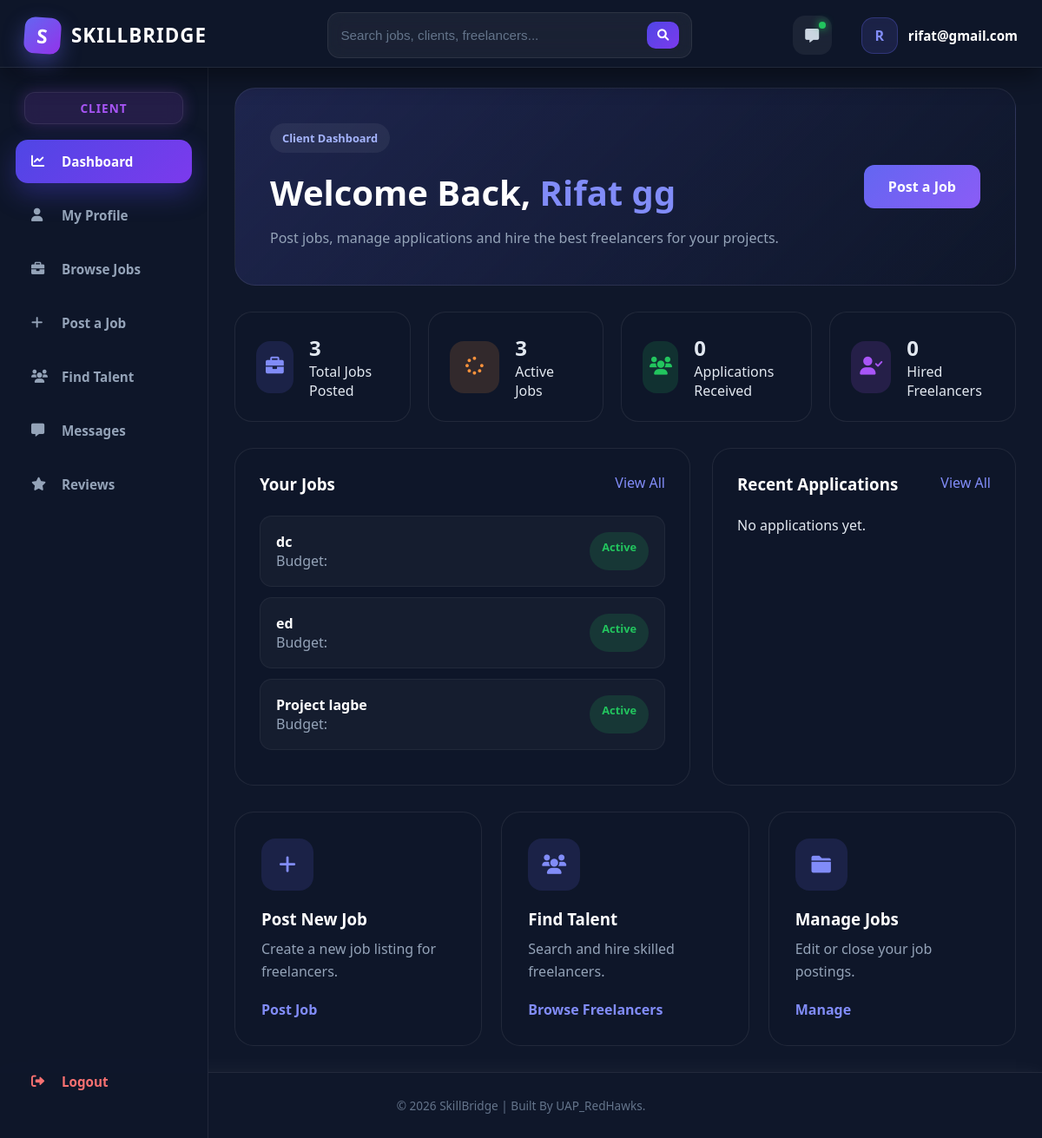
The app's page /users/client-dashboard/ (signed in) with its own data.
### users/models.py (models this page shows, shortened)
class ClientProfile(models.Model):
    user = models.ForeignKey(User, on_delete=models.CASCADE)
    name = models.CharField(max_length=200)
    email = models.EmailField(unique=True)
    phone = models.CharField(max_length=20)
    address = models.TextField()
    companyname = models.CharField(max_length=200, blank=True)
    companydescription = models.TextField(blank=True)
    website = models.URLField(blank=True)
    profileimage = models.ImageField(upload_to='profiles/', blank=True, null=True)
    nidnumber = models.CharField(max_length=50)
    createdat = models.DateTimeField(auto_now_add=True)

### jobs/models.py (models this page shows, shortened)
class Job(models.Model):
    EXPERIENCE_LEVEL_CHOICES = (
        ('entry', 'Entry Level'),
        ('intermediate', 'Intermediate'),
        ('expert', 'Expert'),
    )
    JOB_TYPE_CHOICES = (
        ('full_time', 'Full Time'),
        ('part_time', 'Part Time'),
        ('remote', 'Remote'),
        ('contract', 'Contract'),
    )
    client = models.ForeignKey(
        User,
        on_delete=models.CASCADE,
        related_name='posted_jobs'
    )
    title = models.CharField(max_length=255)
    description = models.TextField()
    category = models.ForeignKey(
        JobCategory,
        on_delete=models.SET_NULL,
        null=True,
        blank=True
    )
    skills_required = models.ManyToManyField(Skill, blank=True)
    experience_level = models.CharField(
        max_length=20,
        choices=EXPERIENCE_LEVEL_CHOICES,
        default='entry'
    )
    job_type = models.CharField(
        max_length=20,
        choices=JOB_TYPE_CHOICES,
        default='remote'
    )
    budget_min = models.DecimalField(
        max_digits=10,
        decimal_places=2,
        null=True,
        blank=True
    )
    budget_max = models.DecimalField(
        max_digits=10,
        decimal_places=2,
        null=True,
        blank=True
    )
    deadline = models.DateField(null=True, blank=True)
    is_active = models.BooleanField(default=True)
    created_at = models.DateTimeField(auto_now_add=True)

### users/views.py (the view)
# urls.py: path('client-dashboard/', views.clientdashboard, name='clientdashboard'),
@login_required
def clientdashboard(request):
    profile = ClientProfile.objects.get(user=request.user)
    job_qs = Job.objects.filter(client=request.user)
    app_qs = Application.objects.filter(job__client=request.user)
    recent_jobs = job_qs.order_by('-created_at')[:5]
    recent_apps = app_qs.select_related('job', 'freelancer').order_by('-applied_at')[:5]
    context = {
        'profile': profile,
        'role': 'client',
        'total_jobs': job_qs.count(),
        'active_jobs': job_qs.filter(is_active=True).count(),
        'closed_jobs': job_qs.filter(is_active=False).count(),
        'total_applications': app_qs.count(),
        'hired_freelancers': app_qs.filter(status='accepted').count(),
        'recent_jobs': recent_jobs,
        'recent_applications': recent_apps,
    }
    return render(request, 'users/clintdashboard.html', context)

### templates/users/clintdashboard.html (shortened to what this page needs)
{% extends 'core/base.html' %}
{% load static %}
{% block extra_css %}
  <link rel="stylesheet" href="{% static 'css/user/clientdashboard.css' %}" />
{% endblock %}
{% block content %}
  <div class="dashboard-page">
    <section class="welcome-section">
      <div class="welcome-left">
        <span class="small-tag">Client Dashboard</span>
        <h1>
          Welcome Back,
          <span>{{ profile.name }}</span>
        </h1>
        <p>Post jobs, manage applications and hire the best freelancers for your projects.</p>
      </div>
      <div class="welcome-right">
        <a href="{% url 'post_job' %}" class="post-btn">Post a Job</a>
      </div>
    </section>
    <section class="stats-grid">
      <div class="stat-card">
        <div class="icon-box blue">
          <i class="fas fa-briefcase"></i>
        </div>
        <div class="stat-info">
          <h2>{{ total_jobs }}</h2>
          <p>Total Jobs Posted</p>
        </div>
      </div>
      <div class="stat-card">
        <div class="icon-box orange">
          <i class="fas fa-spinner"></i>
        </div>
        <div class="stat-info">
          <h2>{{ active_jobs }}</h2>
          <p>Active Jobs</p>
        </div>
      </div>
      <div class="stat-card">
        <div class="icon-box green">
          <i class="fas fa-users"></i>
        </div>
        <div class="stat-info">
          <h2>{{ total_applications }}</h2>
          <p>Applications Received</p>
        </div>
      </div>
      <div class="stat-card">
        <div class="icon-box purple">
          <i class="fas fa-user-check"></i>
        </div>
        <div class="stat-info">
          <h2>{{ hired_freelancers }}</h2>
          <p>Hired Freelancers</p>
        </div>
      </div>
    </section>
    <section class="dashboard-grid">
      <div class="dashboard-card">
        <div class="card-header">
          <h3>Your Jobs</h3>
          <a href={% url 'client_jobs' %}>View All</a>
        </div>
        <div class="application-list">
          {% for job in recent_jobs %}
            <div class="application-item">
              <div>
                <h4>{{ job.title }}</h4>
                <p>Budget: {{ job.budget }}</p>
              </div>
              {% if job.is_active %}
                <span class="status accepted">Active</span>
              {% else %}
                <span class="status rejected">Closed</span>
              {% endif %}
            </div>
          {% empty %}
            <p>No jobs posted yet.</p>
          {% endfor %}
        </div>
      </div>
      <div class="dashboard-card">
        <div class="card-header">
          <h3>Recent Applications</h3>
          <a href={% url 'job_applications' %}>View All</a>
        </div>
        <div class="saved-job">
          {% for app in recent_applications %}
            <div class="saved-item">
              <div>
                <h4>{{ app.job.title }}</h4>
                <p>{{ app.freelancer.username }}</p>
              </div>
            </div>
          {% empty %}
            <p>No applications yet.</p>
          {% endfor %}
        </div>
      </div>
    </section>
    <section class="quick-action">
      <div class="action-card">
        <i class="fas fa-plus"></i>
        <h3>Post New Job</h3>
        <p>Create a new job listing for freelancers.</p>
        <a href={% url 'post_job' %}>Post Job</a>
      </div>
      <div class="action-card">
        <i class="fas fa-users"></i>
        <h3>Find Talent</h3>
        <p>Search and hire skilled freelancers.</p>
        <a href={% url 'findtalents' %}>Browse Freelancers</a>
      </div>
      <div class="action-card">
        <i class="fas fa-folder"></i>
        <h3>Manage Jobs</h3>
        <p>Edit or close your job postings.</p>
        <a href={% url 'client_jobs' %}>Manage</a>
      </div>
    </section>
  </div>
{% endblock %}

### templates/core/base.html (shortened to what this page needs)
{% load static %}
<!DOCTYPE html>
<html lang="en">
  <head>
    <link rel="stylesheet" href="https://cdnjs.cloudflare.com/ajax/libs/font-awesome/6.0.0/css/all.min.css" />
    <link rel="stylesheet" href="{% static 'css/core/base.css' %}" />
    {% block extra_css %}
    {% endblock %}
  </head>
  <body>
    <nav class="navbar">
      <div class="nav-container">
        <div class="nav-left">
          <a href="/" class="brand-logo"><div class="logo-box">S</div>SKILLBRIDGE</a>
          {% if user.is_authenticated %}
            <div class="nav-search">
              <form method="GET" action="{% url 'search' %}" class="search-form">
                <input type="text" name="q" placeholder="Search jobs, clients, freelancers..." />
                <button type="submit"><i class="fas fa-search"></i></button>
              </form>
            </div>
          {% endif %}
        </div>
        <div class="nav-right">
          {% if user.is_authenticated %}
            <a href="#" class="message-btn"><i class="fas fa-message"></i></a>
            <div class="user-info">
              <div class="user-avatar">{{ user.username.0|upper }}</div>
              <span class="user-name">{{ user.username }}</span>
            </div>
          {% else %}
            <div class="auth-desktop">
              <a href="{% url 'login' %}" class="btn-login">Login</a>
              <a href="{% url 'signup' %}" class="btn-signup">Sign Up</a>
            </div>
          {% endif %}
        </div>
      </div>
    </nav>
    {% if user.is_authenticated %}
      <div class="dashboard-layout">
        {% with current=request.path %}
          <aside class="sidebar">
            {% if request.session.role == 'freelancer' %}
              <div class="role-badge freelancer">Freelancer</div>
              <a href="{% url 'freelencerdashboard' %}" class="sidebar-item {% if request.resolver_match.url_name == 'freelencerdashboard' %}active{% endif %}"><i class="fas fa-chart-line"></i>Dashboard</a>
              <a href="{% url 'freelancerprofile' %}" class="sidebar-item {% if request.resolver_match.url_name == 'freelancerprofile' %}active{% endif %}"><i class="fas fa-user"></i>My Profile</a>
              <a href="{% url 'job_list' %}" class="sidebar-item {% if request.resolver_match.url_name == 'job_list' %}active{% endif %}"><i class="fas fa-briefcase"></i>Browse Jobs</a>
              <a href="{% url 'my_applications' %}" class="sidebar-item {% if request.resolver_match.url_name == 'my_applications' %}active{% endif %}"><i class="fas fa-file"></i>My Applications</a>
              <a href="{% url 'saved_jobs' %}" class="sidebar-item {% if request.resolver_match.url_name == 'saved_jobs' %}active{% endif %}"><i class="fas fa-bookmark"></i>Saved Jobs</a>
              <a href="#" class="sidebar-item"><i class="fas fa-message"></i>Messages</a>
              <a href="{% url 'frereview' %}" class="sidebar-item {% if request.resolver_match.url_name == 'frereview' %}active{% endif %}"><i class="fas fa-star"></i>Reviews</a>
            {% else %}
              <div class="role-badge client">Client</div>
              <a href="{% url 'clientdashboard' %}" class="sidebar-item {% if request.resolver_match.url_name == 'clientdashboard' %}active{% endif %}"><i class="fas fa-chart-line"></i>Dashboard</a>
              <a href="{% url 'clientprofile' %}" class="sidebar-item {% if request.resolver_match.url_name == 'clientprofile' %}active{% endif %}"><i class="fas fa-user"></i>My Profile</a>
              <a href="{% url 'job_list' %}" class="sidebar-item {% if request.resolver_match.url_name == 'job_list' %}active{% endif %}"><i class="fas fa-briefcase"></i>Browse Jobs</a>
              <a href="{% url 'post_job' %}" class="sidebar-item {% if request.resolver_match.url_name == 'post_job' %}active{% endif %}"><i class="fas fa-plus"></i>Post a Job</a>
              <a href="{% url 'findtalents' %}" class="sidebar-item {% if request.resolver_match.url_name == 'findtalents' %}active{% endif %}"><i class="fas fa-users"></i>Find Talent</a>
              <a href="#" class="sidebar-item"><i class="fas fa-message"></i>Messages</a>
              <a href="{% url 'frereview' %}" class="sidebar-item {% if request.resolver_match.url_name == 'frereview' %}active{% endif %}"><i class="fas fa-star"></i> Reviews</a>
            {% endif %}
            <a href="{% url 'logout' %}" class="sidebar-item logout-sidebar"><i class="fas fa-right-from-bracket"></i>Logout</a>
          </aside>
        {% endwith %}
        <main class="dashboard-content">
          {% block content %}
          {% endblock %}
        </main>
      </div>
    {% else %}
      <main class="main-wrapper">
        {% block guest_content %}
        {% endblock %}
      </main>
    {% endif %}
    <footer class="footer">
      <div class="footer-content">&copy; 2026 SkillBridge | Built By UAP_RedHawks.</div>
    </footer>
  </body>
</html>

### static/css/user/clientdashboard.css (style rules this page uses)
.dashboard-page { width: 100%; flex: 1; }
.welcome-section { display: flex; justify-content: space-between; align-items: center; gap: 20px; padding: 40px; border-radius: 24px; background: linear-gradient(135deg, rgba(99, 102, 241, 0.18), rgba(15, 23, 42, 0.95)); border: 1px solid rgba(255, 255, 255, 0.08); margin-bottom: 30px; }
.small-tag { display: inline-block; padding: 8px 14px; border-radius: 30px; background: rgba(255, 255, 255, 0.06); color: #a5b4fc; font-size: 0.8rem; font-weight: 700; margin-bottom: 18px; }
.welcome-left h1 { font-size: 2.5rem; color: white; margin-bottom: 12px; }
.welcome-left h1 span { color: #818cf8; }
.welcome-left p { color: #94a3b8; max-width: 650px; line-height: 1.7; }
.post-btn { padding: 14px 28px; border-radius: 12px; background: linear-gradient(135deg, #6366f1, #8b5cf6); color: white; text-decoration: none; font-weight: 700; display: inline-block; }
.stats-grid { display: grid; grid-template-columns: repeat(4, 1fr); gap: 20px; margin-bottom: 30px; }
.stat-card { background: rgba(15, 23, 42, 0.95); border: 1px solid rgba(255, 255, 255, 0.08); border-radius: 20px; padding: 24px; display: flex; align-items: center; gap: 18px; }
.icon-box { width: 60px; height: 60px; border-radius: 16px; display: flex; align-items: center; justify-content: center; font-size: 1.3rem; }
.blue { background: rgba(99, 102, 241, 0.15); color: #818cf8; }
.orange { background: rgba(251, 146, 60, 0.15); color: #fb923c; }
.green { background: rgba(34, 197, 94, 0.15); color: #22c55e; }
.purple { background: rgba(168, 85, 247, 0.15); color: #a855f7; }
.dashboard-grid { display: grid; grid-template-columns: 1.5fr 1fr; gap: 25px; margin-bottom: 30px; }
.dashboard-card { background: rgba(15, 23, 42, 0.95); border: 1px solid rgba(255, 255, 255, 0.08); border-radius: 22px; padding: 28px; }
.card-header { display: flex; justify-content: space-between; margin-bottom: 24px; }
.card-header h3 { color: white; }
.card-header a { color: #818cf8; text-decoration: none; }
.application-item, .saved-item { display: flex; justify-content: space-between; padding: 18px; border-radius: 14px; background: rgba(255, 255, 255, 0.03); border: 1px solid rgba(255, 255, 255, 0.05); margin-bottom: 12px; }
.application-item h4, .saved-item h4 { color: white; }
.application-item p, .saved-item p { color: #94a3b8; }
.status { padding: 8px 14px; border-radius: 30px; font-size: 0.8rem; font-weight: 700; }
.accepted { background: rgba(34, 197, 94, 0.15); color: #22c55e; }
.quick-action { display: grid; grid-template-columns: repeat(3, 1fr); gap: 22px; }
.action-card { background: rgba(15, 23, 42, 0.95); border: 1px solid rgba(255, 255, 255, 0.08); border-radius: 22px; padding: 30px; transition: 0.3s ease; }
.action-card i { width: 60px; height: 60px; border-radius: 16px; display: flex; align-items: center; justify-content: center; background: rgba(99, 102, 241, 0.15); color: #818cf8; font-size: 1.4rem; margin-bottom: 20px; }
.action-card h3 { color: white; margin-bottom: 10px; }
.action-card p { color: #94a3b8; line-height: 1.6; margin-bottom: 20px; }
.action-card a { color: #818cf8; text-decoration: none; font-weight: 700; }

### records on screen
ClientProfile: name "Rifat gg"
Job: title "dc", is_active "Active"
Job: title "ed", is_active "Active"
Job: title "Project lagbe", is_active "Active"

### other values on screen
{{ user.username.0|upper }} "R"
{{ user.username }} "rifat@gmail.com"
{{ total_jobs }} "3"
{{ active_jobs }} "3"
{{ total_applications }} "0"
{{ hired_freelancers }} "0"
